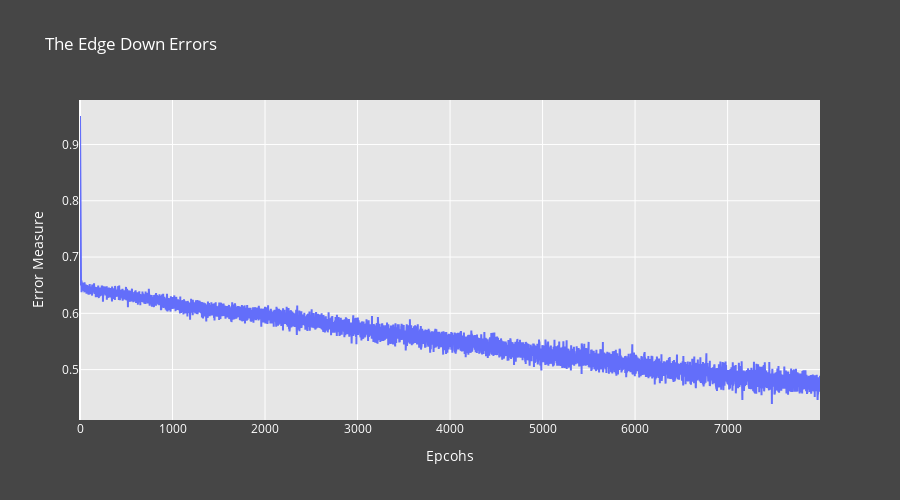

Notebook source saved alongside this figure:
### Markdown cell above
### **_Validation_**

### Code cell
# Up network's errors
Error_Plot(Epochs, Errors, "The Edge Down Errors")

### Figure 1 — Plotly figure (JSON) as saved in the notebook; plotly's stock layout.template omitted (floating-point values rounded to 4 significant figures; data arrays with more than 128 entries replaced by an {"elided": "..."} marker saying what was removed)
{"data": [{"mode": "lines", "type": "scatter", "x": {"elided": "8000 int values"}, "y": {"elided": "8000 float values"}}], "layout": {"height": 500, "paper_bgcolor": "rgba(70,70,70,1)", "plot_bgcolor": "rgba(230,230,230,1)", "title": {"font": {"color": "White"}, "text": "The Edge Down Errors"}, "xaxis": {"tickfont": {"color": "White"}, "title": {"font": {"color": "White"}, "text": "Epcohs"}}, "yaxis": {"tickfont": {"color": "White"}, "title": {"font": {"color": "White"}, "text": "Error Measure"}}}}
